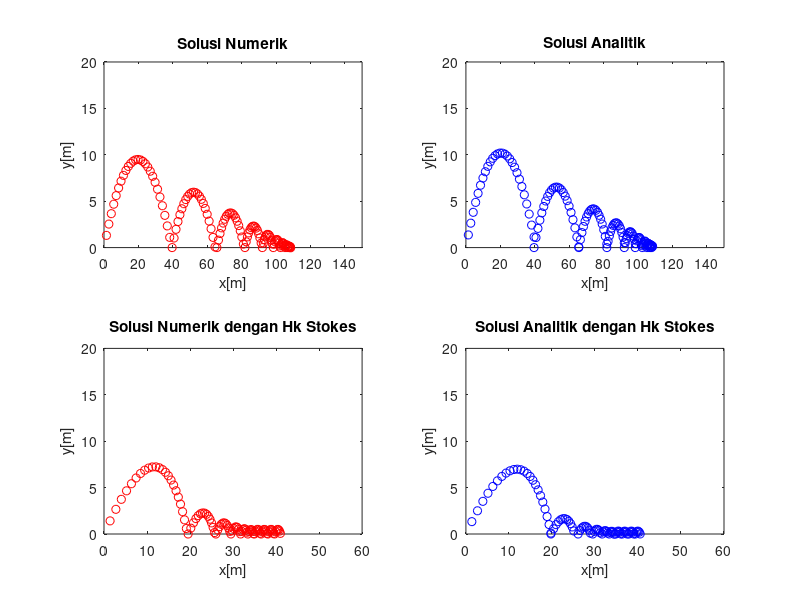

Here is the MATLAB script that generated this plot:
clear all;
close all;
clc;

%Deklarasi global
g = -9.81;
c = 0.8; % koefisien restitusi

y0 = 0;
t = 0;
dt = 0.1;

sudut = 45;
sudut_rad = sudut*(pi/180);

%Inisialisasi kondisi awal untuk sistem TANPA RESISTENSI
  x = 0;
  y = 0;
  v0 = 20;

  %Initial state of x and y for analytics
  x_ex = 0;
  y_ex = 0;
  x_tik = 0;
  
  vx = v0*cos(sudut_rad);
  vy = v0.*sin(sudut_rad);
  
  

%INISIALISASI DENGAN RESISTENSI UDARA (Hukum Stokes)
  vs = 20;
  m = 1;  
  b=0.5; %koefisien stokes b = 3p?Dv 
  tau = m/b;
  x_tiks = 0;

  %Initial state of x and y for numerics with Stokes
  x_s = 0;
  y_s = 0;

  %Initial state of x and y for analytics with Stokes
  x_exs = 0;
  y_exs = 0;

  vx_s0 = vs*cos(sudut_rad);
  vy_s0 = vs.*sin(sudut_rad);

  a_y = (m*g-b*vy_s0) / m;
  a_x = (-b*vx_s0) / m;
  
  vx_s = vx_s0;
  vy_s = vy_s0;
  

figure;
for i=1:10
  
  subplot(2,2,1);
  plot(x ,y, 'ro');
  axis ([0 150 0 20]);
  ylabel('y[m]');
  title(['Solusi Numerik']);
  
  subplot(2,2,2);
  plot(x_ex,y_ex,'bo');
  xlabel('x[m]');
  ylabel('y[m]');
  title(['Solusi Analitik']);
  axis ([0 150 0 20]);
  
  pause(0.01);
  
  while (y>=0)
    %Analisis Numerik in ideal system
    vx = vx;
    vy = vy + g*dt;
    
    y = y + vy*dt;
    x = x + vx*dt;
    t = t + dt;
    
    %Analisis Analitik in ideala system
    x_ex = (v0 * cos(sudut_rad) * t) + x_tik;
    y_ex = ((0.5 * g * (t^2)) + (v0 * sin(sudut_rad) * t));   
    
    subplot(2,2,1);
    plot(x ,y, 'ro');
    hold on;
    axis ([0 150 0 20]);
    ylabel('y[m]');
    xlabel('x[m]');
    title(['Solusi Numerik']);
    
    subplot(2,2,2);
    plot(x_ex,y_ex,'bo');
    hold on;
    xlabel('x[m]');
    ylabel('y[m]');
    title(['Solusi Analitik']);
    axis ([0 150 0 20]);
    
    pause(0.01);
  end;
  
  %Analisis Analitik
  t = 0;
  x_tik = x_ex;
  
  %Kecepatan berkurang karena ada koefisien restitusi
  v0 = v0*c;
  vx = v0*cos(sudut_rad);
  vy = v0.*sin(sudut_rad);
  
  %inisialisasi tinggi menjadi 0
  y = 0;
  y_ex = 0;
  
  
end

t = 0;

for i=1:10
  y_s = 0;
  y_exs = 0;
    
  subplot(2,2,3);
  plot(x_s,y_s,'ro');
  xlabel('x[m]');
  ylabel('y[m]');
  title(['Solusi Numerik dengan Hk Stokes']);
  axis ([0 60 0 20]);
  
  subplot(2,2,4);
  plot(x_exs,y_exs,'bo');
  xlabel('x[m]');
  ylabel('y[m]');
  title(['Solusi Analitik dengan Hk Stokes']);
  axis ([0 60 0 20]);
  
  pause(0.01);
  
  while (y_s>=0)
    t = t + dt; 
    
    %Analisis numerik dengan Stokes's Drag
    temp_a_y = a_y;
    temp_a_x = a_x;
    a_y = g-(b/m)*vy_s;
    a_x = (-b*vx_s) / m;
    
    y_s = y_s + vy_s*dt;
    x_s = x_s + vx_s*dt;
    
    vx_s = vx_s + temp_a_x*dt;
    vy_s = vy_s + temp_a_y*dt;
    
    %Analisis analitik dengan Stokes's Drag
    %vx_sa = vx_s0*exp(-t/tau);
    %vy_sa = (g*tau) + (vy_s0 - g*tau )*exp(-t/tau);
    x_exs = x_tiks + vx_s0*tau*(1-exp(-t/tau));
    y_exs = 0 -(-g*tau*t)+(vy_s0 + -g*tau)*tau*(1-exp(-t/tau));
    
    subplot(2,2,3);
    plot(x_s,y_s,'ro');
    hold on;
    xlabel('x[m]');
    ylabel('y[m]');
    title(['Solusi Numerik dengan Hk Stokes']);
    axis ([0 60 0 20]);
    
    subplot(2,2,4);
    plot(x_exs,y_exs,'bo');
    hold on;
    xlabel('x[m]');
    ylabel('y[m]');
    title(['Solusi Analitik dengan Hk Stokes']);
    axis ([0 60 0 20]);
    
    pause(0.01);
  end;

  %Analisis Analitik
  t = 0;
  x_tiks = x_exs;
  
  %Kecepatan berkurang karena ada koefisien restitusi
  vs = abs((sqrt(vx_s^2+vy_s^2))*c);
  vx_s0 = abs(vs*cos(sudut_rad));
  vy_s0 = vs.*sin(sudut_rad);
  vy_s = vy_s0;
  vx_s = vx_s0;
  
end